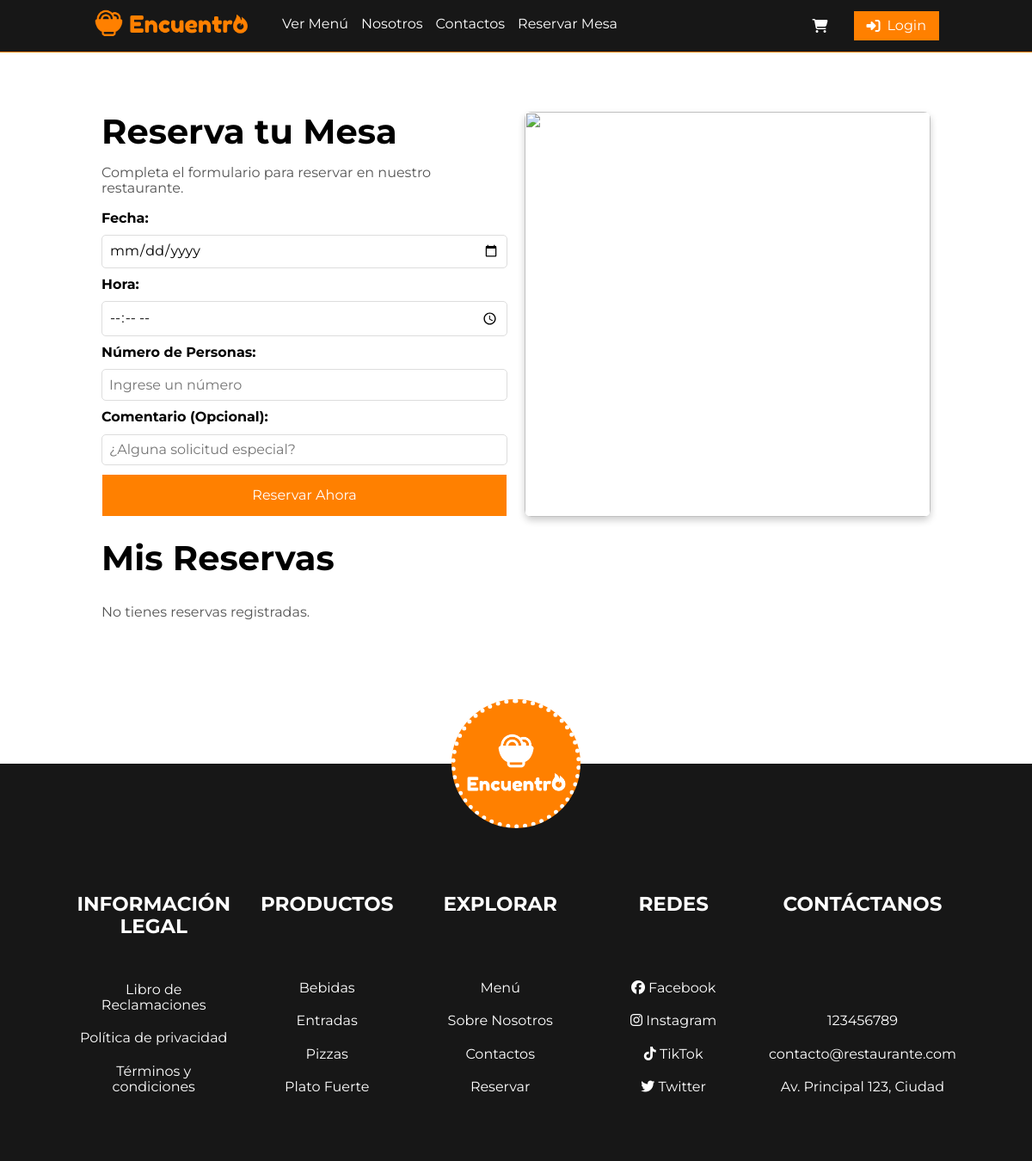
/reservas/index.php, run on the app's committed database.
### tables this page shows
CREATE TABLE categorias (
    id_categoria INT(4) PRIMARY KEY AUTO_INCREMENT NOT NULL,
    nombre_categoria VARCHAR(50) NOT NULL,
    imagen VARCHAR(255),
    descripcion TEXT
);

CREATE TABLE social_media (
    id_red INT AUTO_INCREMENT PRIMARY KEY,
    nombre VARCHAR(100) NOT NULL,
    url VARCHAR(255) NOT NULL,
    icono VARCHAR(50) NOT NULL,
    estado TINYINT(1) NOT NULL DEFAULT 1,
    restaurant_id INT NOT NULL,
    FOREIGN KEY (restaurant_id) REFERENCES restaurant(id) ON DELETE CASCADE
);

CREATE TABLE restaurant (
    id INT AUTO_INCREMENT PRIMARY KEY,
    nombre_rest VARCHAR(100) NOT NULL,
    hora_abierto TIME NOT NULL,
    hora_cerrado TIME NOT NULL,
    direccion VARCHAR(100) NOT NULL,
    correo VARCHAR(100) NOT NULL,
    telefono VARCHAR(20) NOT NULL,
    celular VARCHAR(20) NOT NULL
);

### reservas/index.php (the view, shortened to what this page needs)
<?php
    include("../panel/bd.php");
    $id_usuario = $_SESSION['usuario_id'] ?? NULL;
    $query = $conect->query("SELECT hora_abierto, hora_cerrado FROM restaurant LIMIT 1");
    $horario = $query->fetch(PDO::FETCH_ASSOC);
    $hora_abierto = $horario['hora_abierto'];
    $hora_cerrado = $horario['hora_cerrado'];
    $fecha_reserva = $_POST['fecha'] ?? '';
    $hora_reserva = $_POST['hora'] ?? '';
    $num_personas = $_POST['personas'] ?? '';
    $comentario = $_POST['comentario'] ?? '';
    $obtenerReservas = $conect->prepare("SELECT r.fecha_reserva, r.hora_reserva, r.num_personas, r.comentario, m.id_mesa, m.capacidad
    FROM reservas r
    JOIN reserva_mesa rm ON r.id_reserva = rm.id_reserva
    JOIN mesas m ON rm.id_mesa = m.id_mesa
    WHERE r.id_usuario = :id_usuario");
    $obtenerReservas->bindParam(":id_usuario", $id_usuario);
    $obtenerReservas->execute();
    $reservas = $obtenerReservas->fetchAll(PDO::FETCH_ASSOC);
?>
<!DOCTYPE html>
<html lang="es">
<head>
    <link rel="stylesheet" href="../css/nav.css">
    <link rel="stylesheet" href="../css/data.css">
    <link rel="stylesheet" href="../css/normalize.css">
    <link rel="stylesheet" href="estilos.css">
</head>
<body>
<?php include('../archives/header.php'); ?>
<section class="reserva-container container_seccion">
    <article class="reserva_form">
        <span class="seccion_titulo">Reserva tu Mesa</span>
        <p>Completa el formulario para reservar en nuestro restaurante.</p>
        <form action="" method="POST" id="reservaForm" onsubmit="return verificarSesion(event)">
        <label for="fecha">Fecha:</label>
            <input type="date" id="fecha" name="fecha" value="<?= $fecha_reserva ?>" required min="<?= date('Y-m-d'); ?>">
            <label for="hora">Hora:</label>
            <input type="time" id="hora" name="hora" value="<?= $hora_reserva ?>" required min="<?= $hora_abierto ?>" max="<?= $hora_cerrado ?>">
            <label for="personas">Número de Personas:</label>
            <input type="number" placeholder="Ingrese un número" id="personas" name="personas" value="<?= $num_personas ?>" required min="1" max="20">
            <label for="comentario">Comentario (Opcional):</label>
            <textarea id="comentario" name="comentario" placeholder="¿Alguna solicitud especial?"><?= $comentario ?></textarea>
            <button class="boton_seccion" type="submit">Reservar Ahora</button>
        </form>
    </article>
    <article class="reserva_imagen">
        <img src="../img/recursos/salon-principal.jpg" alt="">
    </article>
    <article class="mis-reservas-container">
        <span class="seccion_titulo">Mis Reservas</span>
        <?php if (count($reservas) > 0): ?>
            <div class="reservas-cards">
                <?php foreach ($reservas as $reserva): ?>
                    <div class="reserva-card">
                        <h3>Reserva para el <?= date('d/m/Y', strtotime($reserva['fecha_reserva'])) ?> a las <?= date('H:i', strtotime($reserva['hora_reserva'])) ?></h3>
                        <p><strong>Número de Personas:</strong> <?= $reserva['num_personas'] ?></p>
                        <p><strong>Mesa:</strong> <?= $reserva['id_mesa'] ?> (Capacidad: <?= $reserva['capacidad'] ?> personas)</p>
                        <p><strong>Comentario:</strong> <?= $reserva['comentario'] ?: 'Ninguno' ?></p>
                    </div>
                <?php endforeach; ?>
            </div>
        <?php else: ?>
            <p>No tienes reservas registradas.</p>
        <?php endif; ?>
    </article>
</section>
<?php include('../archives/footer.php'); ?>

### archives/footer.php (shortened to what this page needs)
<?php
    try {
        $stmt = $conect->prepare("SELECT direccion, correo, telefono, celular FROM restaurant LIMIT 1");
        $stmt->execute();
        $restaurant = $stmt->fetch(PDO::FETCH_ASSOC);
        $stmt = $conect->prepare("SELECT nombre, url, icono FROM social_media WHERE estado = 1");
        $stmt->execute();
        $social_media = $stmt->fetchAll(PDO::FETCH_ASSOC);
        $sentencia = $conect->prepare("SELECT * FROM categorias ORDER BY nombre_categoria ASC limit 4;");
        $sentencia->execute();
        $lista_categorias = $sentencia->fetchAll(PDO::FETCH_ASSOC);
    } catch (Exception $error) {
        echo "Error: " . $error->getMessage();
    }
?>
</main>
<footer>
    <div class="footer_columnas">
        <article class="footer_columna">
            <span class="footer_titulos">INFORMACIÓN LEGAL</span>
            <ul class="footer_enlaces">
                <li><a href="<?php echo $url; ?>/reclamaciones/">Libro de Reclamaciones</a></li>
                <li><a href="<?php echo $url; ?>/politica/">Política de privacidad</a></li>
                <li><a href="<?php echo $url; ?>/terminos/">Términos y condiciones</a></li>
            </ul>
        </article>
        <article class="footer_columna">
            <span class="footer_titulos">PRODUCTOS</span>
            <ul class="footer_enlaces">
                <?php foreach ($lista_categorias as $categoria) { ?>
                    <li>
                        <a href="<?php echo $url; ?>/menu/index.php?id_categoria=<?php echo $categoria['id_categoria']; ?>">
                            <?php echo $categoria['nombre_categoria']; ?>
                        </a>
                    </li>
                <?php } ?>
            </ul>
        </article>
        <article class="footer_columna">
            <span class="footer_titulos">EXPLORAR</span>
            <ul class="footer_enlaces">
                <li><a href="<?php echo $url; ?>/menu/">Menú</a></li>
                <li><a href="<?php echo $url; ?>/nosotros/">Sobre Nosotros</a></li>
                <li><a href="<?php echo $url; ?>/contactos/">Contactos</a></li>
                <li><a href="<?php echo $url; ?>/reservas/">Reservar</a></li>
            </ul>
        </article>
        <article class="footer_columna">
            <span class="footer_titulos">REDES</span>
            <ul class="footer_redes">
                <?php foreach ($social_media as $red): ?>
                    <li>
                        <a href="<?php echo $red['url']; ?>" target="_blank">
                            <i class="<?php echo $red['icono']; ?>"></i> <?php echo $red['nombre']; ?>
                        </a>
                    </li>
                <?php endforeach; ?>
            </ul>
        </article>
        <article class="footer_columna">
            <span class="footer_titulos">CONTÁCTANOS</span>
            <ul class="footer_enlaces">
                <li><a href="#"><?php echo $restaurant['telefono'] ?? 'No disponible'; ?></a></li>
                <li><a href="#"><?php echo $restaurant['correo'] ?? 'No disponible'; ?></a></li>
                <li><a href="#"><?php echo $restaurant['direccion'] ?? 'No disponible'; ?></a></li>
            </ul>
        </article>
    </div>
    <a href="<?php echo $url; ?>/index.php" class="footer_logo">
        <img src="<?php echo $url; ?>/img/logos/logo_white_vertical.png" alt="logo">
    </a>
</footer>
</body>
</html>

### css/nav.css (style rules this page uses)
body { font-family: var(--nav_font); padding-top: 60px; }
footer { background-color: var(--color_gris); color: white; padding: 150px 20px 40px 20px; position: relative; }
.footer_columnas { display: flex; flex-wrap: wrap; gap: 20px; max-width: var(--max_width); margin: 0px auto; }
.footer_columna { flex: 1 1 100px; max-width: 100%; gap: 15px; text-align: center; width: 100%; display: flex; flex-direction: column; justify-content: space-between; }
.footer_titulos { font-size: var(--seccion_item); font-weight: bold; }
.footer_columna ul { padding: 10px 0px; }
.footer_columna li { list-style: none; width: 100%; padding: 10px 0px; }
.footer_columna li a { text-decoration: none; color: white; font-size: 16px; }
.footer_logo { position: absolute; top: 0px; left: 50vw; transform: translate(-50%, -50%); width: 150px; aspect-ratio: 1 / 1; background-color: var(--color_primario); align-items: center; display: flex; border-radius: 50%; padding: 10px; border: 5px dotted white; transition: background-color 0.5s ease-in-out; }
.footer_logo img { width: 100% }

### css/data.css (style rules this page uses)
:root { --header-height: 5rem; --color_primario: #ff8000; --color_secundario: #32005b; --color_gris: #171717; --color_blanco: #ffffff; --color_negro: #000000; --color_success: #1ae000; --color_info: #0066eb; --color_danger: #cf0000; --color_body: white; --color_sidebar_panel: rgb(0, 0, 88); --nav_font: "Montserrat", sans-serif; --body_font: "Oswald", sans-serif; --logo_font: "BankGothic"; --normal-font-size: 0.938rem; --font_regular: 400; --font_semi_bold: 600; --max_width: 1024px; --titulo_banner: 70px; --subtitulo_banner: 22px; --descripcion_banner: 20px; --seccion_titulo: 40px; --seccion_subtitulo: 20px; --seccion_item: 23px; --seccion_parrafo: 15px; --tablet__titulo_banner: 55px; --tablet__subtitulo_banner: 20px; --tablet__descripcion_banner: 18px; --tablet__seccion_titulo: 30px; --tablet__seccion_subtitulo: 18px; --tablet__seccion_parrafo: 14px; --tablet__seccion_item: 19px; --movil__titulo_banner: 38px; --movil__subtitulo_banner: 18px; --movil__descripcion_banner: 16px; --movil__seccion_titulo: 26px; --movil__seccion_subtitulo: 16px; --movil__seccion_parrafo: 13px; --movil__seccion_item: 17px; --paddingy: 50px; --color_scroll: rgba(255, 255, 255, 0.075); --color_scroll_hover: rgba(255, 255, 255, 0.2); }
* { box-sizing: border-box; }
.container_seccion { max-width: var(--max_width); margin: 0px auto; padding: var(--paddingy) 20px; width: 100%; }
.seccion_titulo { font-size: var(--seccion_titulo); font-weight: bolder; margin: 5px 0px; }
.boton_seccion { text-decoration: none; background-color: var(--color_primario); width: fit-content; padding: 15px 20px; text-transform: capitalize; color: var(--color_blanco); transition: all 0.2s ease-in-out; border: 1px solid white; cursor: pointer; text-align: center; transform: scale(1); font-size: 16px; }

### reservas/estilos.css (style rules this page uses)
.reserva-container { display: flex; flex-wrap: wrap; margin: 10px auto 90px auto ; }
.reserva-container article { flex: 1 1 400px; width: 100%; padding: 10px; }
.reserva_imagen img { border-radius: 8px; box-shadow: 0px 4px 8px rgba(0, 0, 0, 0.2); width: 100%; height: 100%; }
p { color: #555; }
form { display: flex; flex-direction: column; gap: 10px; }
label { font-weight: bold; text-align: left; }
input, textarea { padding: 8px; border: 1px solid #ddd; border-radius: 5px; font-size: 16px; field-sizing: content; resize: none; }
.boton_seccion { width: 100%; }
.mis-reservas-container { padding: 20px; display: flex; flex-direction: column; gap: 10px; }

### data on the page
categorias: nombre_categoria "Bebidas"
categorias: nombre_categoria "Entradas"
categorias: nombre_categoria "Pizzas"
categorias: nombre_categoria "Plato Fuerte"
social_media: nombre "Facebook"
social_media: nombre "Instagram"
social_media: nombre "TikTok"
social_media: nombre "Twitter"
restaurant: telefono "123456789", correo "contacto@restaurante.com", direccion "Av. Principal 123, Ciudad"
